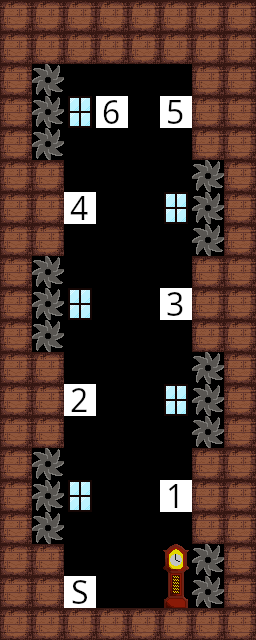

The image is a tile-based game level rendered from a .tmx file. Its description and complete source (layers, tilesets, objects, tile grids) follow:
An orthogonal 8x20 tile map with 32x32 px tiles, 1 tile layer (Tile Layer 1).

<map version="1.10" tiledversion="1.10.2" orientation="orthogonal" renderorder="right-down" width="8" height="20" tilewidth="32" tileheight="32" infinite="0" nextlayerid="2" nextobjectid="1">
 <editorsettings>
  <export target="../assets/levels/LevelTowerRedux.csv" format="csv" />
 </editorsettings>
 <tileset firstgid="1" source="tiles.tsx" />
 <layer id="1" name="Tile Layer 1" width="8" height="20">
  <data encoding="csv">
2,2,2,2,2,2,2,2,
2,2,2,2,2,2,2,2,
2,4,0,0,0,0,2,2,
2,4,23,106,0,105,2,2,
2,4,0,0,0,0,2,2,
2,2,0,0,0,0,4,2,
2,2,104,0,0,23,4,2,
2,2,0,0,0,0,4,2,
2,4,0,0,0,0,2,2,
2,4,23,0,0,103,2,2,
2,4,0,0,0,0,2,2,
2,2,0,0,0,0,4,2,
2,2,102,0,0,23,4,2,
2,2,0,0,0,0,4,2,
2,4,0,0,0,0,2,2,
2,4,23,0,0,101,2,2,
2,4,0,0,0,0,2,2,
2,2,0,0,0,0,4,2,
2,2,6,0,0,25,4,2,
2,2,2,2,2,2,2,2
</data>
 </layer>
</map>
